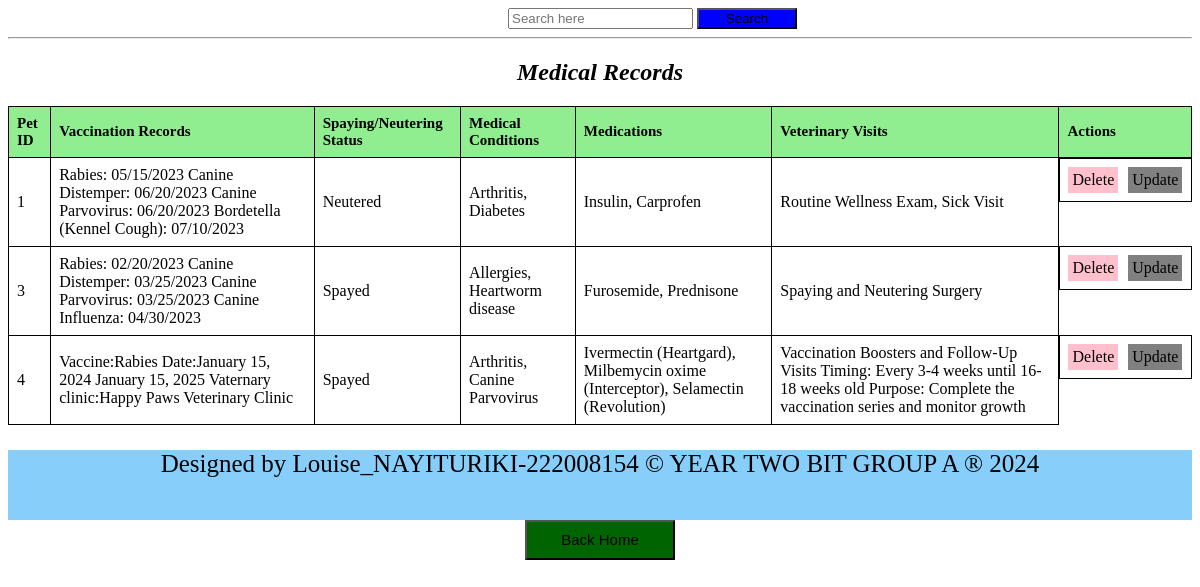
Page /medicalrecordsearch.php on the committed database.
### tables this page shows
CREATE TABLE `medical_records` (
  `record_id` int(11) NOT NULL,
  `pet_id` int(11) NOT NULL,
  `vaccination_records` text DEFAULT NULL,
  `spaying_neutering_status` enum('Spayed','Neutered','Not applicable') DEFAULT NULL,
  `medical_conditions` text DEFAULT NULL,
  `medications` text DEFAULT NULL,
  `veterinary_visits` text DEFAULT NULL
);

### medicalrecordsearch.php (the view, shortened to what this page needs)
<!DOCTYPE html>
<html>
<head>
</head>
<body>
<div style="margin-left: 500px;">
    <form action="" method="GET">
        <input type="search" name="query" placeholder="Search here">
        <button type="submit" style="background-color: blue;width: 100px;">Search</button>
    </form>
</div>
<hr>
    <center>
    <h2><i>Medical Records</i></h2>
    </center>
    <table>
        <tr>
            <th>Pet ID</th>
            <th>Vaccination Records</th>
            <th>Spaying/Neutering Status</th>
            <th>Medical Conditions</th>
            <th>Medications</th>
            <th>Veterinary Visits</th>
            <th>Actions</th>
        </tr>
        <?php
            require_once 'dbconnection.php';
            if(isset($_GET['query']) && !empty($_GET['query'])) {
                $search_query = $connection->real_escape_string($_GET['query']);
                $sql = "SELECT * FROM medical_records WHERE pet_id LIKE '%$search_query%' OR vaccination_records LIKE '%$search_query%' OR spaying_neutering_status LIKE '%$search_query%' OR medical_conditions LIKE '%$search_query%' OR medications LIKE '%$search_query%' OR veterinary_visits LIKE '%$search_query%'";
            } else {
                $sql = "SELECT * FROM medical_records";
            }
            $result = $connection->query($sql);
            if ($result->num_rows > 0) {
                while ($row = $result->fetch_assoc()) {
                    $pet_id = $row['pet_id'];
                    echo "<tr>
                        <td>" . $row['pet_id'] . "</td>
                        <td>" . $row['vaccination_records'] . "</td>
                        <td>" . $row['spaying_neutering_status'] . "</td>
                        <td>" . $row['medical_conditions'] . "</td>
                        <td>" . $row['medications'] . "</td>
                        <td>" . $row['veterinary_visits'] . "</td>
                        <td class='actions'>
                            <a class='delete' href='deletemedicalrecord.php?id=$pet_id'>Delete</a>
                            <a class='update' href='updatemedicalrecord.php?id=$pet_id'>Update</a>
                        </td>
                    </tr>";
                }
            } else {
                echo "<tr><td colspan='7'>No records found</td></tr>";
            }
        ?>
    </table>
<footer style="background-color:lightskyblue;text-align: center;width:100%;height:70px; color: black;font-size: 25px;">
    <p> Designed by Louise_NAYITURIKI-222008154 &copy YEAR TWO BIT GROUP A &reg 2024</p>
</footer>
<center>
    <button style="background-color: darkgreen; width: 150px;height: 40px;" >
        <a href="home.html" style=" font-size: 15px;color: black;text-decoration: none" >Back Home</a>
    </button>
</center>
</body>
</html>

### medicalrecordsearch.php (style rules this page uses)
table { width: 100%; border-collapse: collapse; }
th, td { border: 1px solid black; padding: 8px; text-align: left; }
th { background-color: lightgreen; color: black; font-size: 15px; }
.actions { display: flex; gap: 10px; }
.actions a { padding: 4px; text-decoration: none; color: black; }
.delete { background-color: pink; }
.update { background-color: grey; }

### rows in the picture
medical_records: pet "1", vaccination_records "Rabies: 05/15/2023 Canine Distemper: 06/20/2023 Canine Parvovirus: 06/20/2023 Bordetella (Kennel Cough): 07/10/2023", spaying_neutering_status "Neutered", medical_conditions "Arthritis, Diabetes", medications "Insulin, Carprofen", veterinary_visits "Routine Wellness Exam, Sick Visit"
medical_records: pet "3", vaccination_records "Rabies: 02/20/2023 Canine Distemper: 03/25/2023 Canine Parvovirus: 03/25/2023 Canine Influenza: 04/30/2023", spaying_neutering_status "Spayed", medical_conditions "Allergies, Heartworm disease", medications "Furosemide, Prednisone", veterinary_visits "Spaying and Neutering Surgery"
medical_records: pet "4", vaccination_records "Vaccine:Rabies Date:January 15, 2024 January 15, 2025 Vaternary clinic:Happy Paws Veterinary Clinic", spaying_neutering_status "Spayed", medical_conditions "Arthritis, Canine Parvovirus", medications "Ivermectin (Heartgard), Milbemycin oxime (Interceptor), Selamectin (Revolution)", veterinary_visits "Vaccination Boosters and Follow-Up Visits Timing: Every 3-4 weeks until 16-18 weeks old Purpose: Complete the vaccination series and monitor growth"
